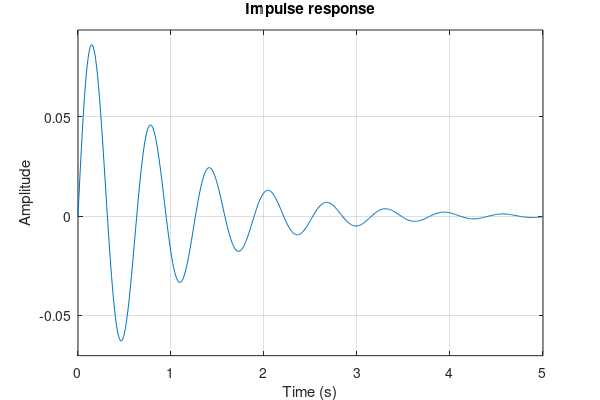
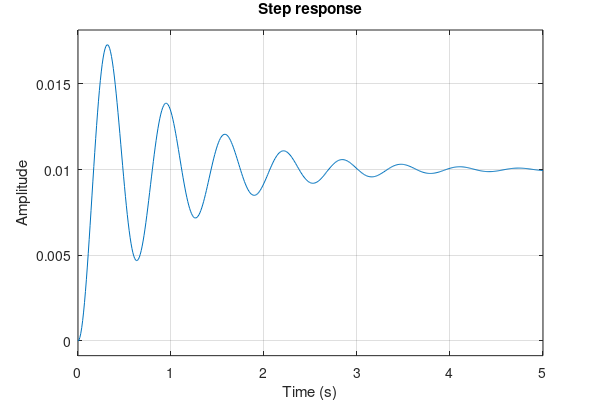
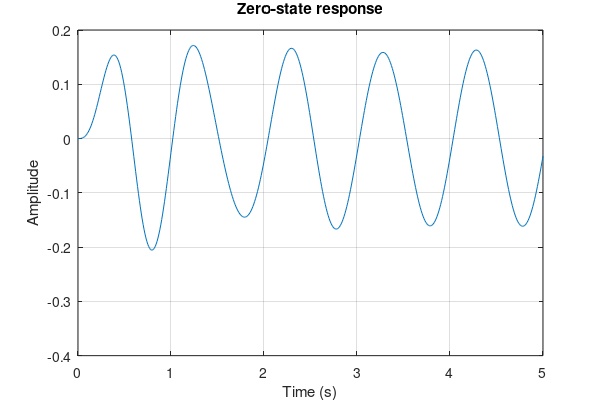

These charts were generated, in order, by the following MATLAB code:
clear                   % 清除所有变量
close all               % 关闭所有图形窗口

% 定义微分方程的系数
a = [1, 2, 100];
b = [0, 0, 1];

% 创建系统模型
sys = tf(b, a);

% 定义时间向量
t_start = 0;
t_end = 5;
t_step = 0.01;
t = t_start:t_step:t_end;

% 计算并画出冲激响应
figure('Units', 'inches', 'Position', [0 0 6 4])  % 设置绘图窗口尺寸为6x4英寸
impulse(sys, t);
grid on                 % 打开网格线
title('Impulse response');
xlabel('Time (s)');
ylabel('Amplitude');

% 检查目录是否存在，如果不存在则创建
foldername = 'picture';
if ~exist(foldername, 'dir')
    mkdir(foldername);
end

set(gcf, 'PaperPositionMode', 'auto');  % 设置绘图窗口分辨率与尺寸一致
print(sprintf('%s/impulse_response.jpg', foldername), '-djpeg', '-r300'); % 保存图形，分辨率为300dpi

% 计算并画出阶跃响应
figure('Units', 'inches', 'Position', [0 0 6 4])  % 设置绘图窗口尺寸为6x4英寸
step(sys, t);
grid on                 % 打开网格线
title('Step response');
xlabel('Time (s)');
ylabel('Amplitude');

set(gcf, 'PaperPositionMode', 'auto');  % 设置绘图窗口分辨率与尺寸一致
print(sprintf('%s/step_response.jpg', foldername), '-djpeg', '-r300'); % 保存图形，分辨率为300dpi

% 定义输入信号
f = @(t) 10*sin(2*pi*t);
% 定义微分方程
dydt = @(t, y) [y(2); f(t) - 2*y(2) - 100*y(1)];
% 定义初始条件
y0 = [0; 0];

% 使用ode45求解微分方程
[t, y] = ode45(dydt, t, y0);

% 画出零状态响应
figure('Units', 'inches', 'Position', [0 0 6 4])  % 设置绘图窗口尺寸为6x4英寸
plot(t, y(:, 1));
grid on                 % 打开网格线
title('Zero-state response');
xlabel('Time (s)');
ylabel('Amplitude');

set(gcf, 'PaperPositionMode', 'auto');  % 设置绘图窗口分辨率与尺寸一致
print(sprintf('%s/zero_state_response.jpg', foldername), '-djpeg', '-r300'); % 保存图形，分辨率为300dpi
clc                     % 清除命令行窗口的内容